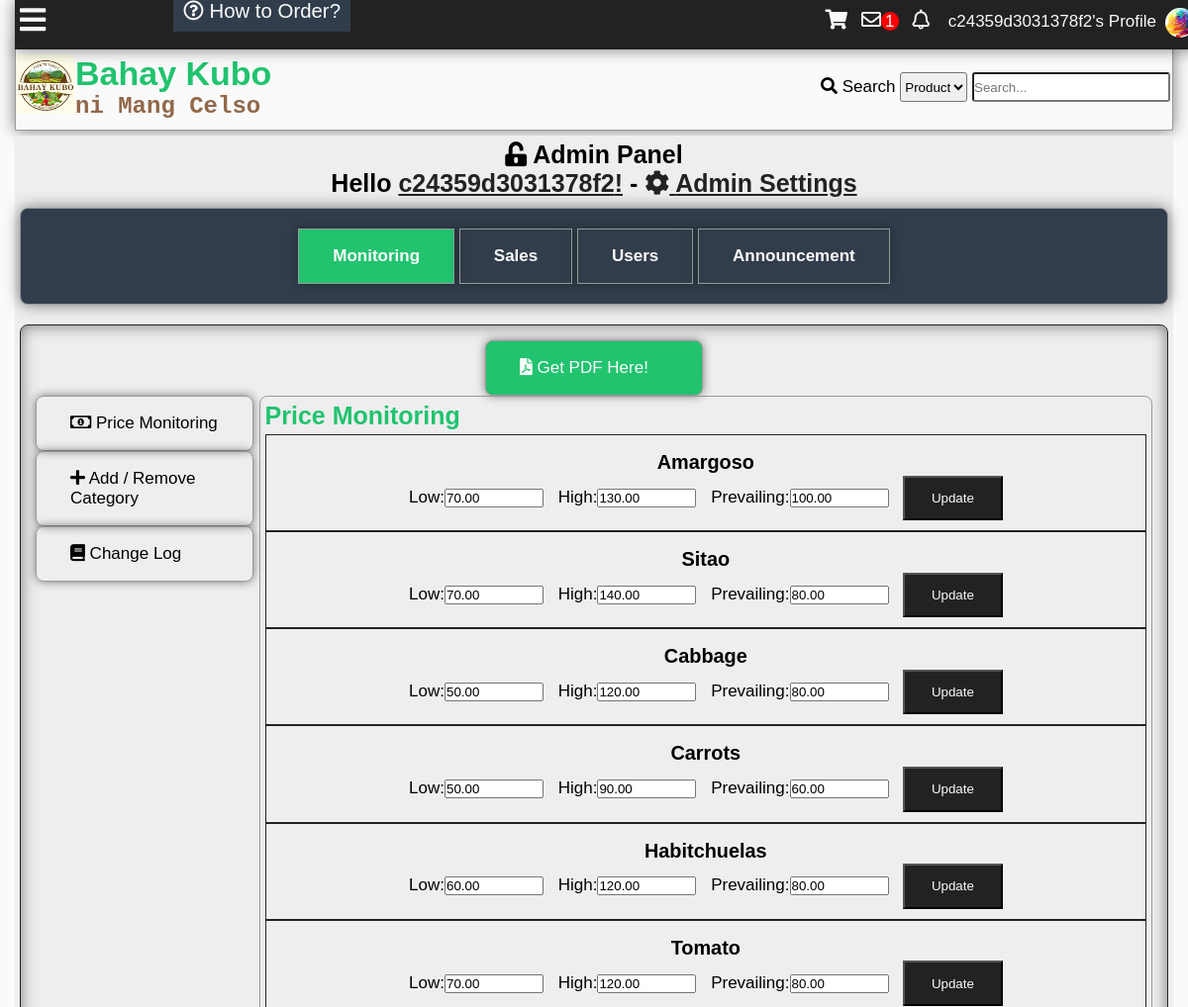
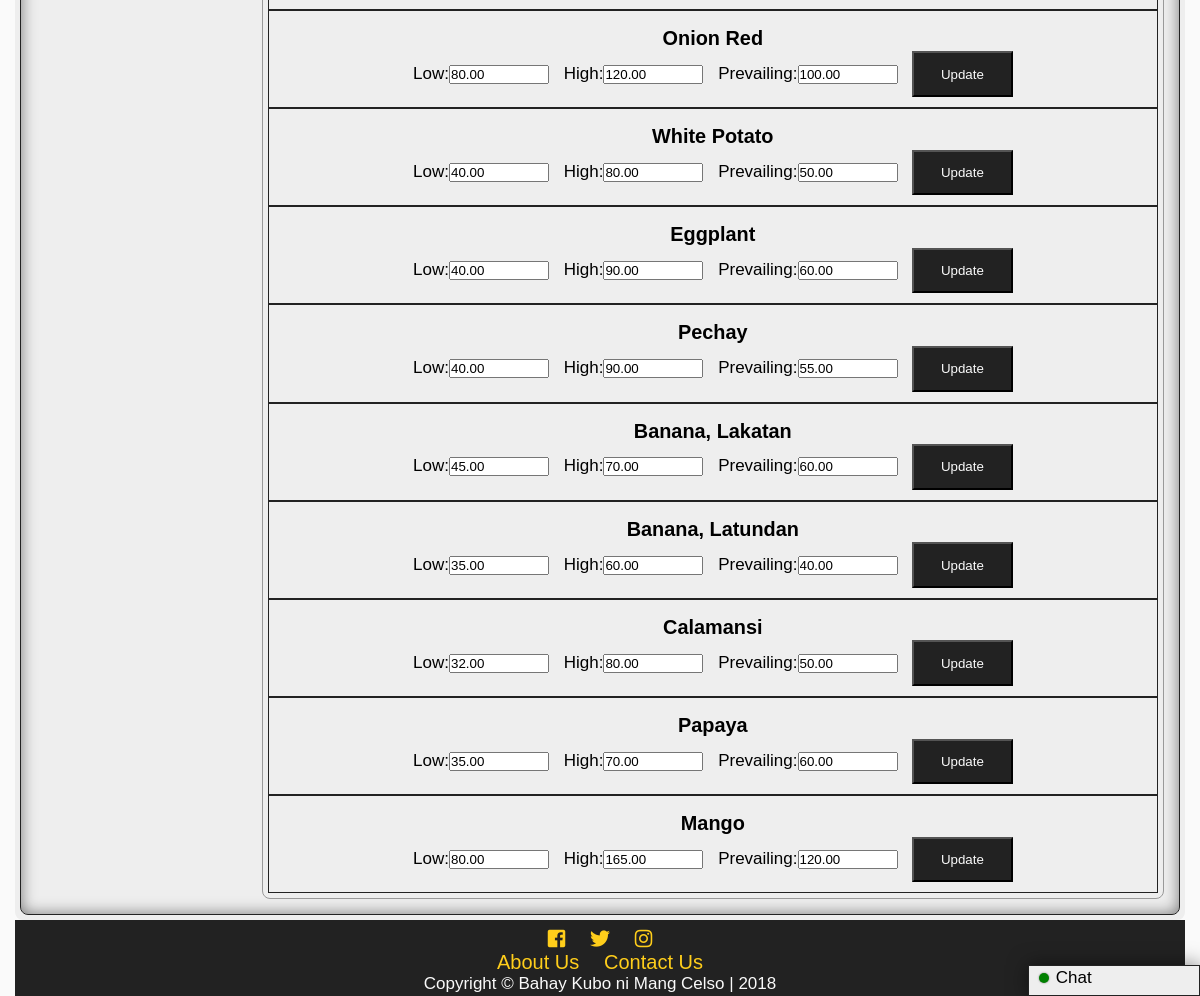
The app's page /adminpanel.php (signed in), older data (2 pictures, top to bottom).
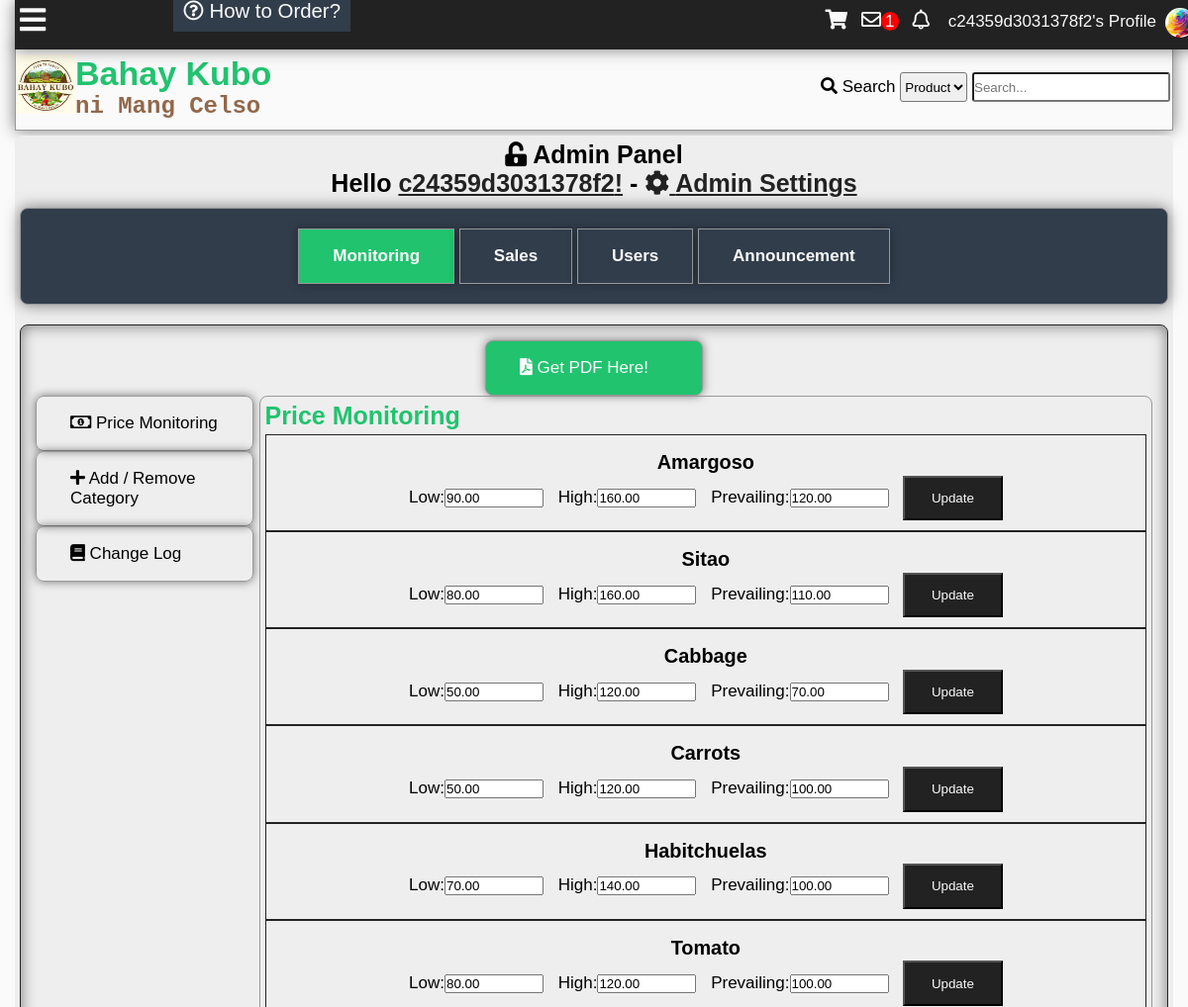
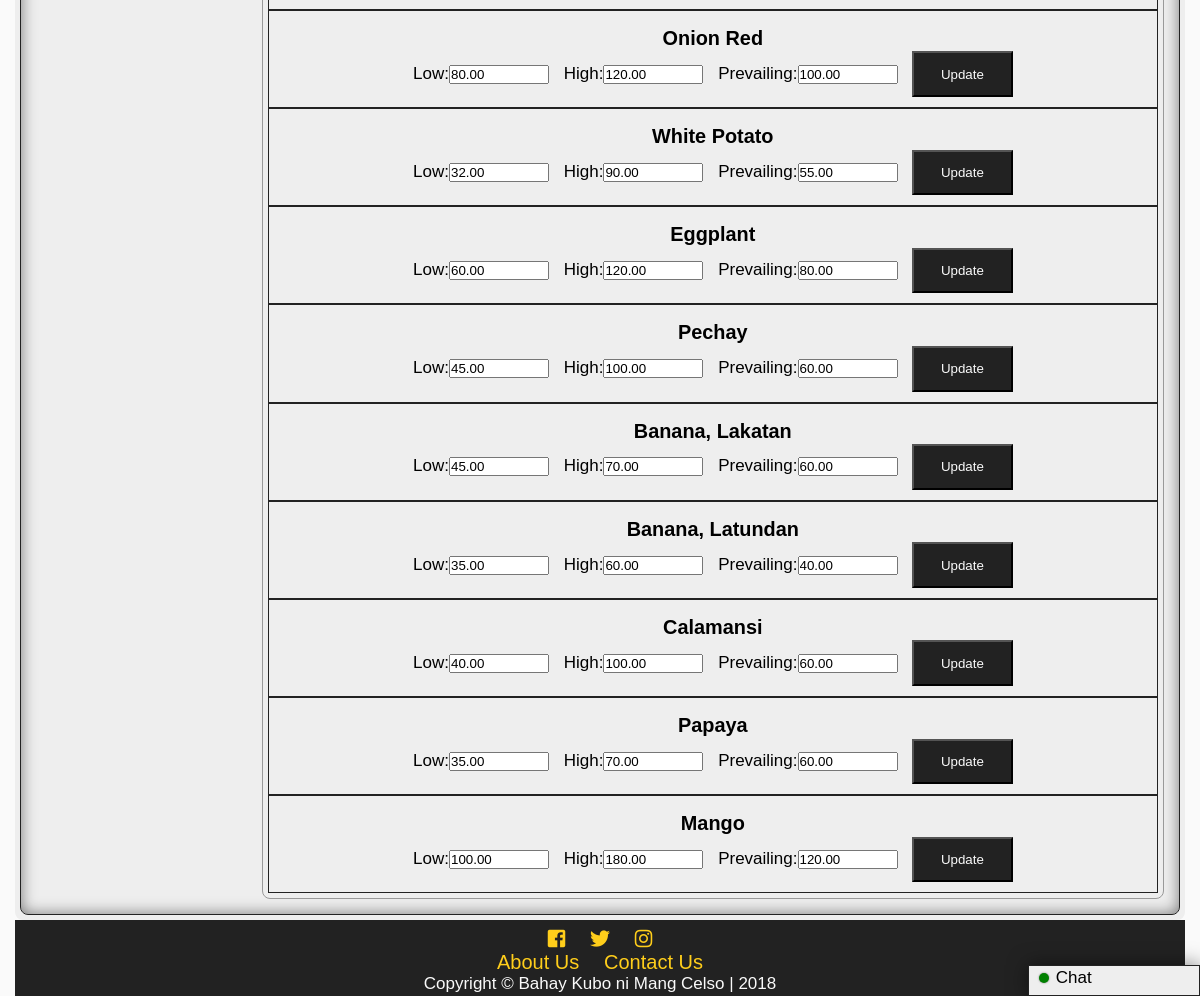
The same page, newer data (2 pictures, top to bottom).
### tables this page shows
CREATE TABLE `tblcategory` (
  `categoryid` int(11) NOT NULL,
  `category` varchar(100) NOT NULL,
  `status` int(11) NOT NULL,
  `low` decimal(10,2) NOT NULL,
  `high` decimal(10,2) NOT NULL,
  `prevailing` decimal(10,2) NOT NULL
);

### adminpanel.php (the view, shortened to what this page needs)
<?php
include'functions.php';
require_once'connection.php';
chattab();
?>
<!DOCTYPE html>
<html lang="en">
<head>
    <link rel="stylesheet" href="css/style.css">
  	<link rel="stylesheet" href="css/fontawesome-all.css">
<body onscroll="scrollOpacity()">
	<div class="main-container">
	<?php
		addheader();
	?>
		<div class="other-content">
			<h1 class="center"><i class="fas fa-unlock-alt"></i> Admin Panel</h1>
			<h1 class="center">Hello <?php echo '<a class="black" href="profile.php?id='.$_SESSION['id'].'">'.$_SESSION['name'].'!</a>'?> - <a href="adminsetting.php" class="black"><i class="fas fa-cog"></i> Admin Settings</a></h1>
			<div id="admin-tab">
				<a id="monitoring-tab" onclick="showMonitoringTab()">Monitoring</a>
				<a id="sales-tab" onclick="showSalesTab()">Sales</a>
				<a id="report-tab" onclick="showReportTab()">Users</a>
				<a id="announcement-tab" onclick="showAnnouncementTab()">Announcement</a>
			</div>
			<div id="admin-body">
			<div id="monitoring">
				<div class="top-pdf">
					<a href="https://psa.gov.ph/content/psa-media-service-market-prices-selected-commodities-metro-manila" class="get-pdf" target="_blank"><i class="fas fa-file-pdf"></i> Get PDF Here!</a>
				</div>
				<div class="left-monitoring">
					<div class="monitoring-option" onclick="setPrice()"><i class="far fa-money-bill-alt"></i> Price Monitoring</div>
					<div class="monitoring-option" onclick="addNewCategory()"><i class="fas fa-plus"></i> Add / Remove Category</div>
					<div class="monitoring-option" onclick="priceHistory()"><i class="fas fa-book"></i> Change Log</div>
				</div>
				<div class="empty"></div>
				<div class="right-monitoring">
					<div id="set-price">
						<h1>Price Monitoring</h1>
						<ul class="price-ul">
<?php
	$sql = "SELECT categoryid, category, low ,high, prevailing FROM tblcategory WHERE status=1";
	$result = $conn->query($sql);
	while($row = $result->fetch_object()){
		$id = $row->categoryid;
		$category = $row->category;
		$low = $row->low;
		$high = $row->high;
		$prevailing = $row->prevailing;
		echo '<li id="li-'.$id.'">
		<h3>'.$category.'</h3>
			<div class="price-input">
				Low:<input type="number" id="low-'.$id.'" value="'.$low.'">
			</div>
			<div class="price-input">
				High:<input type="number" id="high-'.$id.'" value="'.$high.'">
			</div>
			<div class="price-input">
				Prevailing:<input type="number" id="prev-'.$id.'" value="'.$prevailing.'">
			</div>
			<div class="price-input">
				<button class="price-button" onclick="updatePrice(this)" value="'.$id.'">Update</button>
			</div>
		</li>';
	}
?>
						</ul>
					</div>
				</div>
			</div>
			</div>
		</div>
		<?php
			addfooter();
		?>
	</div>
</body>
</html>

### functions.php (shortened to what this page needs)
<?php
function addheader(){
	echo'<header id="main-header">
			<div class="grid-header">
				<div class="box1">
					<a href="index.php">
						<div class="logo">
							<img src="img/logo.jpg">
						</div>
						<div id="header-text">
						<h1 id="first-text">Bahay Kubo</h1><br>
							<h2 id="second-text"> ni Mang Celso</h2>
						</div>
					</a>
				</div>
				<div class="box2">';
						search_function();
				echo'</div>
				<div class="modal2">
				</div>
				<div id="search-dropdown">
				</div>
			</div>
		</header>
		<div class="subheader">
			<div class="subgrid">
				<div class="svg">
					<p class="open-slide" onclick="openSlideMenu()">
						<i class="fas fa-bars"></i>
					</p>
				</div>
				<div class="nav">
					<a id="How-to" href="about.php#how-to-order"><i class="far fa-question-circle"></i> How to Order?</a>
				</div>
				<div class="profile-grid">';
						session_button();
				echo'</div>
			</div>
		</div>
	';
}
function addfooter(){
	echo'<footer id="main-footer">
			<div class="container">
				<a target="_blank" title="Like us on Facebook" href="https://www.facebook.com/BahayKuboniMangCelso/?ref=page_internal"><i class="fab fa-facebook-square"></i></a>
				<a target="_blank" title="Follow us on Twitter" href="https://twitter.com/"><i class="fab fa-twitter"></i></a>
				<a target="_blank" title="Follow us on Instagram" href="https://www.instagram.com/?hl=ens"><i class="fab fa-instagram"></i></a>
				<p><a href="about.php">About Us</a>
				<a href="contact.php">Contact Us</a>
				</p>
				<p>Copyright &copy; <span id="company">Bahay Kubo ni Mang Celso</span> | 2018</p>
			</div>
		</footer>';
}
function session_button(){
	$conn = mysqli_connect ("localhost", "root", "", "itsproject");
	echo '<div id="top-total" onclick="showCartPanel()">';
	echo'</div>
	<div id="cart-panel">
		<h1 onclick="hideCartPanel()" class="close-heading">Shopping Cart</h1>
		<div id="shopping-cart-content"></div>
	</div>
	<div id="cart-modal" onclick="hideCartPanel()"></div>
	<i class="fas fa-shopping-cart button" onclick="showCartPanel()"></i>';
	if(isset($_SESSION['id'])){
	$id=$_SESSION['id'];
		$sql="SELECT imgpath FROM tbluser WHERE userid=".$id."";
		$result=$conn->query($sql);
		$row=$result->fetch_object();
		$tn_image=$row->imgpath;
		if($tn_image==''){
			$tn_image='img/default.png';
		}
$sql="SELECT pmid FROM tblpm WHERE receiverid='$id' AND checked=0 GROUP BY senderid";
$result=$conn->query($sql);
$count=$result->num_rows;
		echo'<a class="button" title="Check your messages" href="inbox.php?id='.$_SESSION["id"].'"><i class="far fa-envelope"></i><span id="pmnum">'.$count.'</span></a>';
$sql="SELECT notifid FROM tblnotif
	WHERE receiverid='$id' and checked=0
	";
$result=$conn->query($sql);
$count=$result->num_rows;
		echo'<a class="button" id="notifbtn" title="Check your notifications" onclick="toggleNotif()""><i class="far fa-bell"></i><span id="notifnum">'.$count.'</span></a>
		<a class="button" href=profile.php?id='.$_SESSION['id'].'>
		'.$_SESSION["name"].'\'s Profile<div class="top-tn"><img src="'.$tn_image.'""></div></a>';
	}else{
		echo'<div id="notifnum"></div><div id="pmnum"></div>
		<a href ="register.php" class="button"><i class="fas fa-pencil-alt"></i></i>Sign Up</a>
		<a id="modalBtn" class="button"><i class="fas fa-sign-in-alt"></i>Login</a>';
	}
}
function search_function(){
	echo'
		<form action="search.php" method="get">
			<i class="fas fa-search"></i>
			<label>Search</label>
			<select name="criteria" id="criteria">
				<option value="1">Product</option>
				<option value="2">User</option>
			</select>
			<input type="text" onkeyup="searchdropdown()" required name="search-text" placeholder="Search..." id="search-text" autocomplete="off">
		</form>
	';
}
function chattab(){
	if(isset($_SESSION['id'])){
		echo'
		<div id="chat-tab" onclick="showChatPanel()">
			<div class="online"></div>
			<span>Chat</span>
		</div>
		<div id="chat-modal" onclick="hideChatPanel()">
		</div>
		<div id="chat-panel">
			<div id="chat-panel-body"><h3 onclick="hideChatPanel()" class="close-heading">Chat</h3>
				<ul>';
			echo'
				</ul>
			</div>
			<div id="chat-bottom">
				<form id="chat-search-form">
					<i class="fas fa-search"></i><input type="text" id="chat-search" onkeyup="searchChat()" autocomplete="off" placeholder="Search friend...">
				</form>
			</div>
		</div>';
	}
}

Row changes from the older to the newer data that the page shows:
changed tblcategory "Amargoso": low "70.00" → "90.00"; high "130.00" → "160.00"; prevailing "100.00" → "120.00"
changed tblcategory "Sitao": low "70.00" → "80.00"; high "140.00" → "160.00"; prevailing "80.00" → "110.00"
changed tblcategory "Cabbage": prevailing "80.00" → "70.00"
changed tblcategory "Carrots": high "90.00" → "120.00"; prevailing "60.00" → "100.00"
changed tblcategory "Habitchuelas": low "60.00" → "70.00"; high "120.00" → "140.00"; prevailing "80.00" → "100.00"
changed tblcategory "Tomato": low "70.00" → "80.00"; prevailing "80.00" → "100.00"
changed tblcategory "White Potato": low "40.00" → "32.00"; high "80.00" → "90.00"; prevailing "50.00" → "55.00"
changed tblcategory "Eggplant": low "40.00" → "60.00"; high "90.00" → "120.00"; prevailing "60.00" → "80.00"
changed tblcategory "Pechay": low "40.00" → "45.00"; high "90.00" → "100.00"; prevailing "55.00" → "60.00"
changed tblcategory "Calamansi": low "32.00" → "40.00"; high "80.00" → "100.00"; prevailing "50.00" → "60.00"
changed tblcategory "Mango": low "80.00" → "100.00"; high "165.00" → "180.00"
